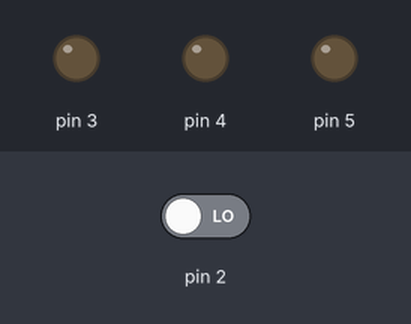
The sketch below on a simulated Arduino Uno, built with avr-gcc and run on an emulated ATmega328P. On the bench: output pins drawn as LEDs (lit = HIGH). The inputs (shaded band) are chosen by the test bench; at power-on: pin 2 LOW.

Above: at 1.2 s.
1.3 s: pin 2 driven HIGH
At 1.9 s:
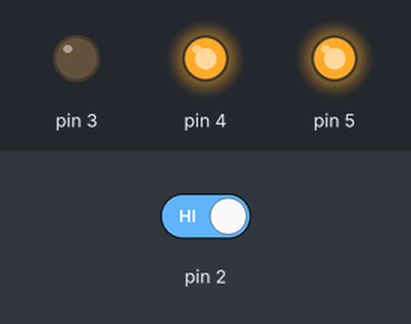
At 2.9 s:
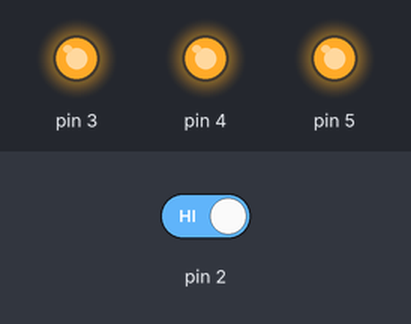
3.5 s: pin 2 driven LOW
At 4.5 s:
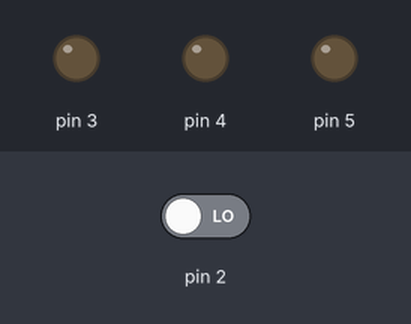
Timing chart, 0 to 6.5 s (numbered marks = the images above; inputs shaded):
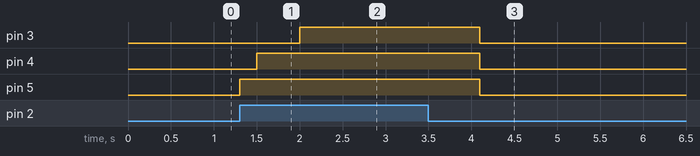

Measured:
- after the input at 1.3 s, pin 3: LOW → HIGH after 0.70 s; pin 4: LOW → HIGH after 0.20 s; pin 5: LOW → HIGH at once
- after the input at 3.5 s, pin 3–5: HIGH → LOW after 0.60 s

The sketch:

LEDpowerupsimple.ino
```cpp
int switchState = 0;

void setup() {
  pinMode(3, OUTPUT); pinMode(4, OUTPUT); pinMode(5, OUTPUT);
  pinMode(2, INPUT);
}

void loop() {
  switchState = digitalRead(2);

  if (switchState == HIGH) {
    digitalWrite(5, HIGH);
    delay(200);
    digitalWrite(4, HIGH);
    delay(500);
    digitalWrite(3, HIGH);
  }
  else {
    digitalWrite(5, LOW);
    digitalWrite(4, LOW); digitalWrite(3, LOW);
    }
}
```
